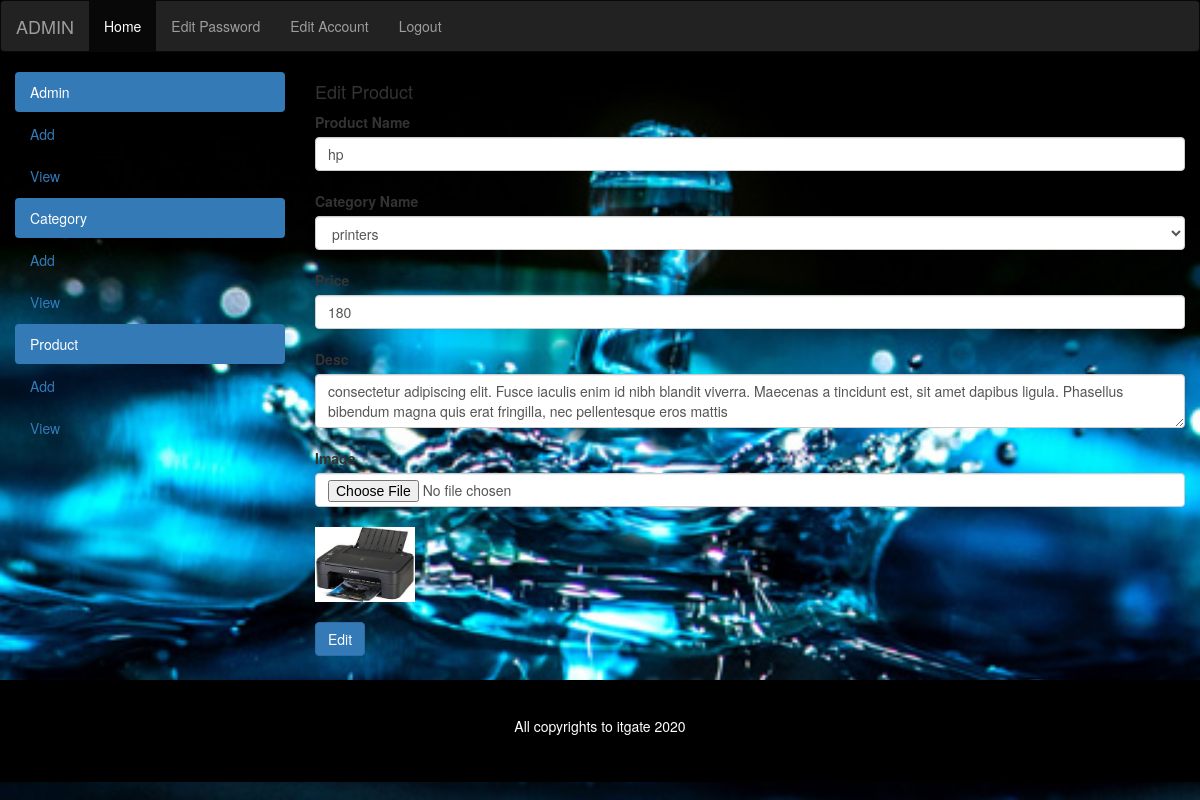
The app's page /admin/editproduct.php?product_id=1 (signed in) with its own data.
### tables this page shows
CREATE TABLE `product` (
  `product_id` int(5) NOT NULL,
  `product_name` varchar(20) NOT NULL,
  `product_category_id` int(2) NOT NULL,
  `product_price` int(5) NOT NULL,
  `product_desc` text NOT NULL,
  `product_image` varchar(200) NOT NULL
);

### framework/site_func.php (called while the page is built, shortened)
<?php
    function validate($data)
    {
        $data = trim($data);
        $data = htmlspecialchars($data);
        return $data;
    }
            ?>

### admin/editproduct.php (the view, shortened to what this page needs)
<?php
    include_once("../framework/site_func.php");
    if(isset($_SESSION['final_project_login']))
    {
        include_once("header.php");
        if(isset($_GET['product_id']))
        {
            $product_id = intval($_GET['product_id']);
            $result_old = mysqli_query($con,"SELECT * FROM product WHERE product_id=$product_id");
            if($result_old)
            {
                if(mysqli_num_rows($result_old)>0)
                {
                    $row_old = mysqli_fetch_array($result_old);
                    if(isset($_POST['submit']))
                    {
                        $product_name = validate($_POST['product_name']);
                        $product_category_id = intval($_POST['category_id']);
                        $product_price = intval($_POST['product_price']);
                        $product_desc  = validate($_POST['product_desc']);
                        $product_image_name = time().$_FILES['product_image']['name'];
                        $product_image_old_path = $_FILES['product_image']['tmp_name'];
                        if($product_name!=NULL and $product_category_id!=NULL and
                           $product_price!=NULL and $product_desc!=NULL and
                           $product_image_old_path!=NULL)
                        {
                            $result = mysqli_query($con,"UPDATE product SET
                                                         product_name = '$product_name',
                                                         product_price= $product_price,
                                                         product_desc='$product_desc',
                                                         product_category_id=$product_category_id,
                                                         product_image = '$product_image_name'
                                                         WHERE product_id = $product_id");
                            if($result)
                            {
                                if(move_uploaded_file($product_image_old_path,"../imgs/$product_image_name"))
                                {
                                    unlink("../imgs/$row_old[product_image]");
                                    output_msg("s","Product updated");
                                    redirect(2,"viewproduct.php");
                                }
                                else
                                {
                                    output_msg("f","Unexpected Error!");
                                    redirect(2,"editproduct.php?product_id=$product_id");
                                }
                            }
                            else
                            {
                                output_msg("f","SQL Error!");
                                redirect(2,"editproduct.php?product_id=$product_id");
                            }
                        }
                        elseif($product_name!=NULL and $product_category_id!=NULL and
                               $product_price!=NULL and $product_desc!=NULL)
                        {
                            $result = mysqli_query($con,"UPDATE product SET
                                                         product_name = '$product_name',
                                                         product_price= $product_price,
                                                         product_desc='$product_desc',
                                                         product_category_id=$product_category_id
                                                         WHERE product_id = $product_id");
                            if($result)
                            {
                                output_msg("s","Product updated");
                                redirect(2,"viewproduct.php");
                            }
                            else
                            {
                                output_msg("f","SQL Error!");
                                redirect(2,"editproduct.php?product_id=$product_id");
                            }
                        }
                        else
                        {
                            output_msg("f","Please fill all data");
                            redirect(2,"editproduct.php?product_id=$product_id");
                        }
                    }
                    else
                    {
                        ?>
                            <form class="form-signin" method="post" action="<?php echo validate($_SERVER['PHP_SELF'])."?product_id=$product_id"; ?>" enctype="multipart/form-data">
                                <h4 class="form-signin-heading">Edit Product</h4>
                                <label for="inputproductname">Product Name</label>
                                <input value="<?php echo $row_old['product_name']; ?>" name="product_name" type="text" id="inputproductname" class="form-control" placeholder="Product Name" autofocus>
                                <br>
                                <label>Category Name</label>
                                <?php
                                    $result_category = mysqli_query($con,"SELECT * FROM category");
                                    if($result_category)
                                    {
                                        if(mysqli_num_rows($result_category)>0)
                                        {
                                            ?>
                                            <select name="category_id" class="form-control">
                                            <?php
                                                while($row_category = mysqli_fetch_array($result_category))
                                                {
                                                   ?>
                                                        <option <?php if($row_old['product_category_id']== $row_category['category_id']) echo "SELECTED"; ?> value="<?php echo $row_category['category_id']; ?>"><?php echo $row_category['category_name']; ?></option>
                                                   <?php
                                                }
                                            ?>
                                            </select>
                                            <?php
                                        }
                                    }
                                ?>
                                <br>
                                <label for="inputprice">Price</label>
                                <input value="<?php echo $row_old['product_price']; ?>" name="product_price" type="number" id="inputprice" class="form-control" placeholder="Price">
                                <br>
                                <label for="inputemail">Desc</label>
                                <textarea class="form-control" name="product_desc"><?php echo $row_old['product_desc']; ?></textarea>
                                <br>
                                <label>Image</label>
                                <input type="file" name="product_image"  class="form-control">
                                <br>
                                <img src="../imgs/<?php echo $row_old['product_image']; ?>" style="width: 100px;">
                                <br><br>
                                <button class="btn btn-primary" type="submit" name="submit">Edit</button>
                            </form>
                        <?php
                    }
                }
                else
                {
                    output_msg("f","Unexpected Error!");
                    redirect(2,"editproduct.php?product_id=$product_id");
                }
            }
            else
            {
                output_msg("f","SQL Error!");
                redirect(2,"editproduct.php?product_id=$product_id");
            }
        }
        else
        {
            output_msg("f","Unexpected Error!");
            redirect(2,"viewproduct.php");
        }
        include_once("footer.php");
    }
    else
    {
        include_once("login.php");
    }
?>

### admin/header.php (style rules this page uses)
body { background-image:url("wasser_tropfen_unsplash_600.jpg");background-repeat:no-repeat;background-attachment:fixed;background-size:cover; }

### records on screen
product: product_name "hp", product_price "180", product_desc "consectetur adipiscing elit. Fusce iaculis enim id nibh blandit viverra. Maecenas a tincidunt est, sit amet dapibus ligula. Phasellus bibendum magna quis erat fringilla, nec pellentesque eros mattis", product_image (picture)

### other values on screen
$_SESSION['admin_username'] "ADMIN"
form field category_id "printers"
